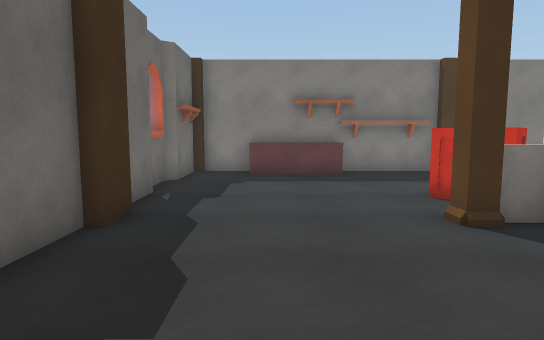
view 1 (above)

16 first-person views from a walk through a 3-D level made in the Unity game engine. The camera is 1.4 m above the floor, tilts 6° down and sees 75° across. Doors are open. The floor is counted in squares, 1 m on a side. Each view is taken from the middle of a square. On the plan, view 1 faces up. The plan holds only what a view shows up to about 15 squares ahead; the rest is blank. The place goes on beyond the plan. Some animated figures are not drawn.

view 2
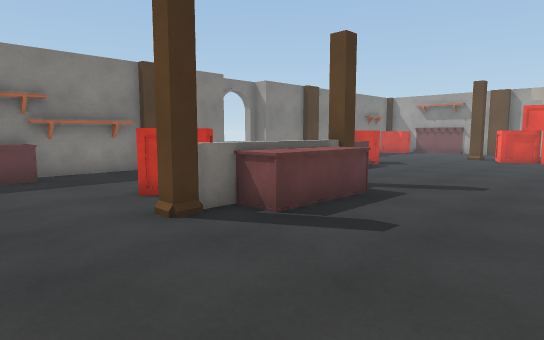

view 3
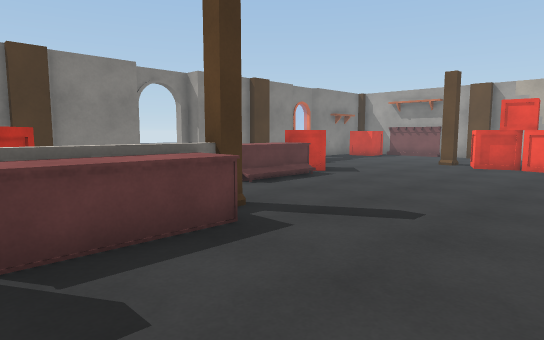

view 4
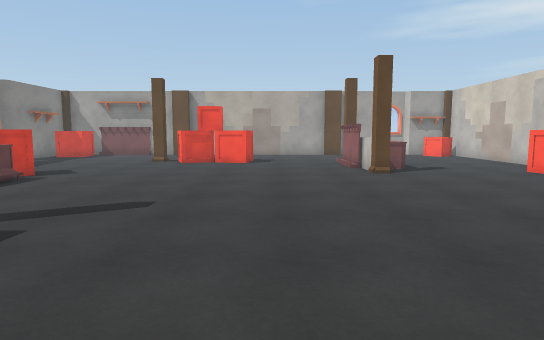

view 5
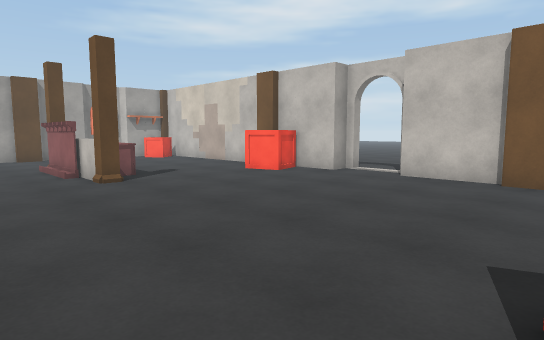

view 6
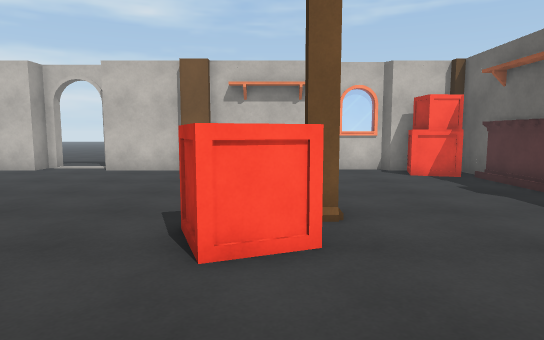

view 7
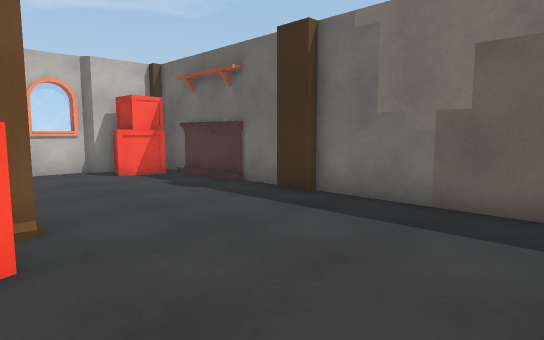

view 8
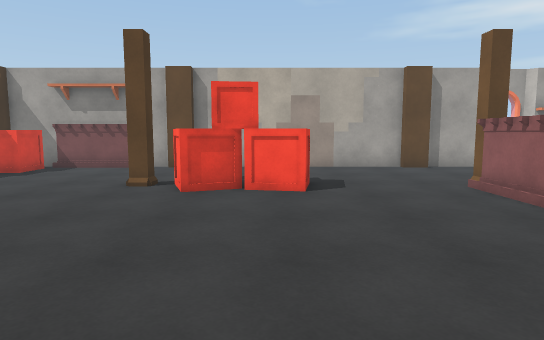

view 9
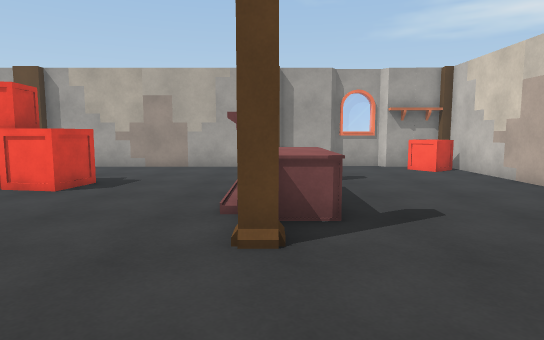

view 10
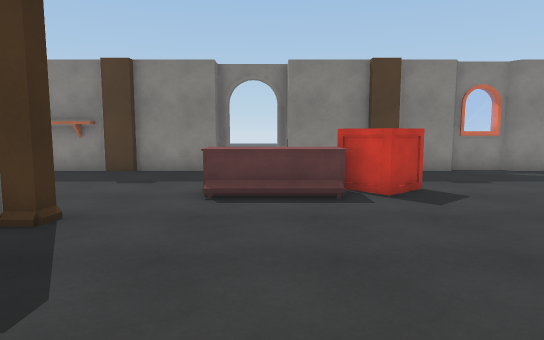

view 11
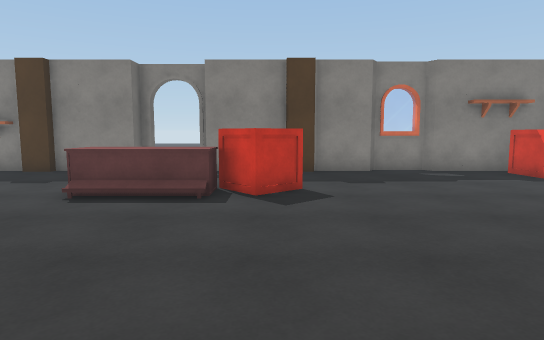

view 12
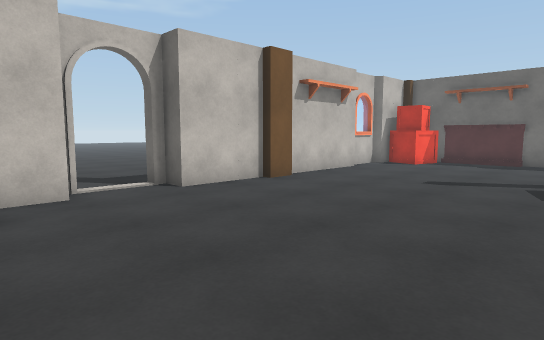

view 13
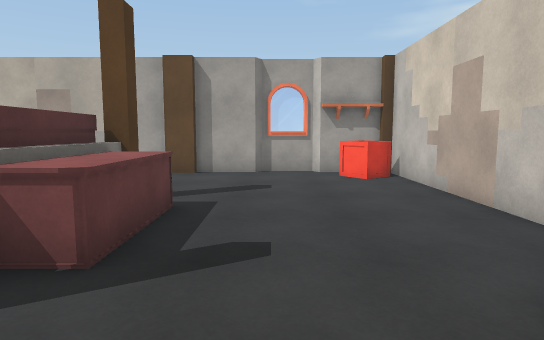

view 14
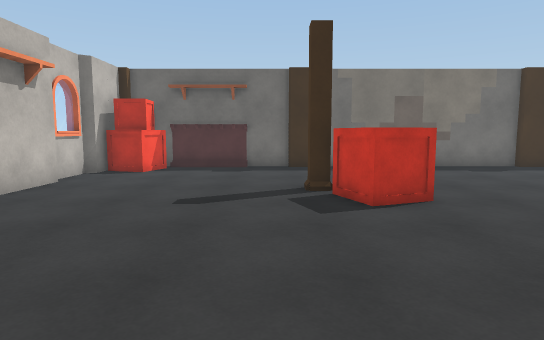

view 15
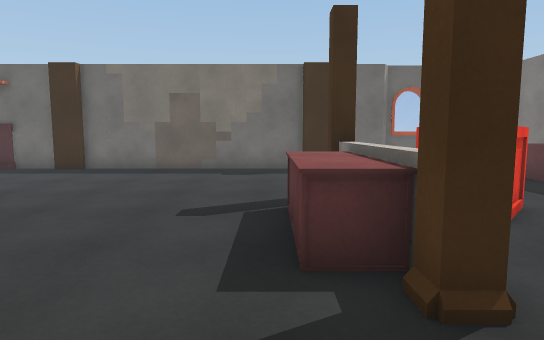

view 16
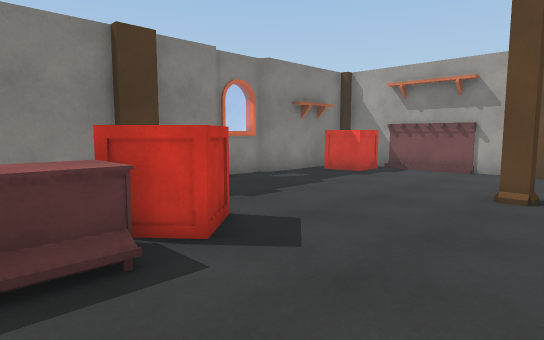

### Floor plan
Key: @ floor where view 1 was taken; # wall or solid block; . floor; D open door; ^ raised ledge; P pillar; E desk; S shelf; C crate; R rack.
Columns run from 3 left of view 1 to 26 right of it. Each row starts with its distance up from view 1.
 13 #P#EE#S#SP####  ####P#######P#
 12 #.EEEE........     .......C  #
 11 #.............     .......CCR#
 10 #.............     ..........R
  9 #......C......EEECCC........RR
  8 #......CC.....EEECC.........R#
  7 #......CC................... #
  6 #.....P^^^^P............P...##
  5 P.....PEEEEP...........PP..  P
  4 #.......EEE...........CCC    #
  3 #......................CC   .#
  2 #......................CC ...#
  1 #......................CC....#
  0 #..@.........................#
 -1 #............................#
 -2 #......CC....................#
 -3 P......CC...........RRRR.....P
 -4 #.....P...........PPEEEPP....#
 -5 #...................EEEE.....#
 -6 #............................#
 -7 R............................#
 -8 R............................#
 -9 #C................C.........C#
-10 #CC..............CCC.......CC#
-11 #P#.#####P####..### P#######P#
-12    ##        #DD#
-13              ....

Where each view was taken, in squares from view 1:
view 1: 0 up, 0 right, facing up
view 2: 0 up, 0 right, facing up-right
view 3: 0 up, 4 right, facing up-right
view 4: 0 up, 3 right, facing right
view 5: 0 up, 5 right, facing down-right
view 6: 2 up, 4 right, facing down
view 7: 2 up, 4 right, facing down-left
view 8: 2 up, 11 right, facing right
view 9: 4 down, 11 right, facing right
view 10: 0 up, 12 right, facing up
view 11: 0 up, 15 right, facing up
view 12: 3 down, 15 right, facing down-left
view 13: 7 down, 13 right, facing right
view 14: 5 down, 12 right, facing left
view 15: 4 up, 11 right, facing left
view 16: 4 up, 12 right, facing up-right
